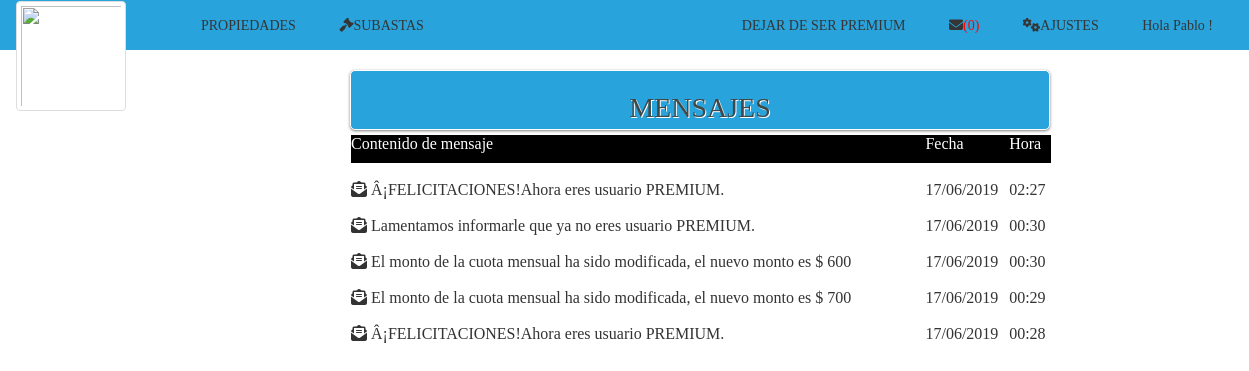
Page /mensajes.php (signed in) on the earlier database version.
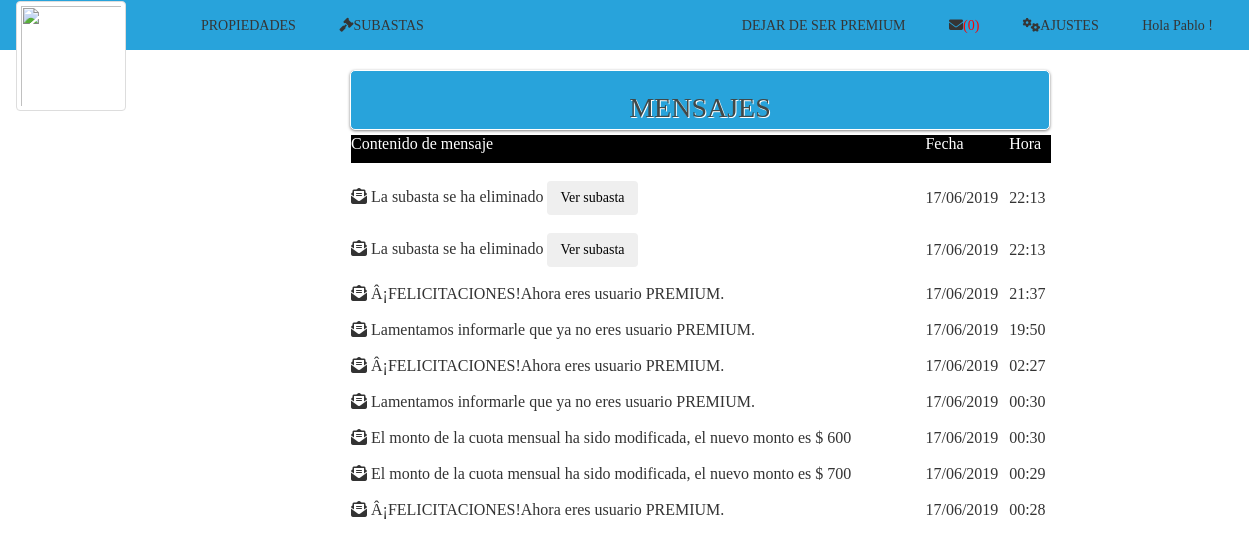
Same page on the later database version.
### tables this page shows
CREATE TABLE `mensaje` (
  `idMensaje` int(11) NOT NULL,
  `idSubasta` int(11) DEFAULT NULL,
  `contenido` varchar(255) NOT NULL,
  `leido` int(11) DEFAULT NULL,
  `fecha` datetime NOT NULL,
  `idDe` int(11) NOT NULL,
  `idPara` int(11) NOT NULL,
  `numero` int(11) NOT NULL
);

### mensajes.php (the view, shortened to what this page needs)
<html>
	<head>
<?php
		include("cabecera.php");
?>
<?php
$con=conectar();
 $id=($_SESSION['id']);
$var_consulta= "SELECT * FROM mensaje WHERE idPara=$id ORDER BY fecha DESC";
   $result = mysqli_query($con, $var_consulta);
   $num=mysqli_num_rows($result);
if ($num==0) {
  echo"<h4>NO HAY MENSAJES</h4>";
 }
else{
?>
	</head>
	<body>
		<div id="wrapper" style="margin-left: 350px;margin-top: 0px;">
			<form name="formulario" class="login-form" style="width:700px;height:60px; background-color:#28a3db;">
				<div class="header" style="padding: 0px;">
					<h1> MENSAJES</h1>
				</div>
					 <table  style="width:700px;background-color:#fff;">
					 	<?php $primero = "Contenido de mensaje";
                              $segundo="Fecha";
                               $tercero="Hora";
                               $color = "#fff";
  ?>
 <tr style="background-color:#000;">
  <td><?php echo "<p><font color='".$color."'>".$primero."</font></p>";  ?> </td>
  <td ><?php echo "<p><font color='".$color."'>".$segundo."</font></p>";  ?></td>
  <td ><?php echo "<p><font color='".$color."'>".$tercero."</font></p>";  ?></td>
 </tr>
                    <?php
                    while ($row = mysqli_fetch_array($result)){
                    	$i="<i class='fas fa-envelope-open-text'></i>";
                       ?>
                         <tr>
                             <td> <br><?php echo "$i $row[contenido]" ;
                             switch ($row['numero']) {
                                 case 8:
                                             echo "<a href='verSubasta.php?sub=".$row['idSubasta']."'> <button type='button' class='btn btn-succes'>Ver subasta</button> </a></br>";
                                            break;
}
                             	?>
                         </td>
                              <td> <br><?php echo "".date('d/m/Y', strtotime($row['fecha'])).""; ?> </td>
                                <td> <br><?php echo "".date('H:i', strtotime($row['fecha'])).""; ?> </td>
                          </tr>
                     <?php
                       }
                    ?>
</table>
			</form>
			<?php } ?>
		</div>
	</body>
</html>

Differences in the rows shown:
added mensaje: contenido "La subasta se ha eliminado", fecha "17/06/2019", fecha "22:13"
added mensaje: contenido "La subasta se ha eliminado", fecha "17/06/2019", fecha "22:13"
added mensaje: contenido "Â¡FELICITACIONES!Ahora eres usuario PREMIUM.", fecha "17/06/2019", fecha "21:37"
added mensaje: contenido "Lamentamos informarle que ya no eres usuario PREMIUM.", fecha "17/06/2019", fecha "19:50"
